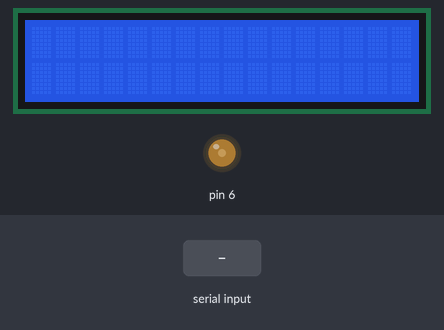
The sketch below on a simulated Arduino Uno, built with avr-gcc and run on an emulated ATmega328P. Shown: 16×2 character LCD, output pins drawn as LEDs (lit = HIGH). The test bench sets the inputs (shaded band).

Above: at 1.2 s.
1.3 s: "1" received over Serial
At 2.7 s:
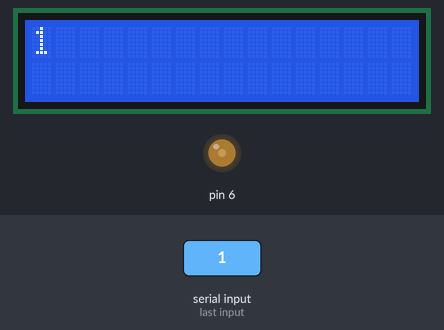
3.8 s: "0" received over Serial
At 5.8 s:
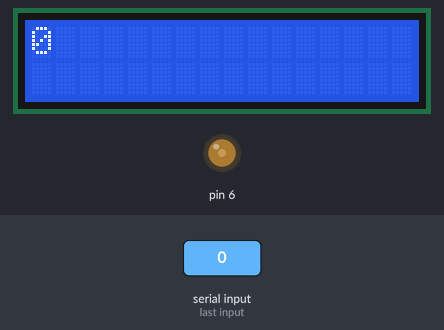
6.3 s: "2" received over Serial
At 7.7 s:
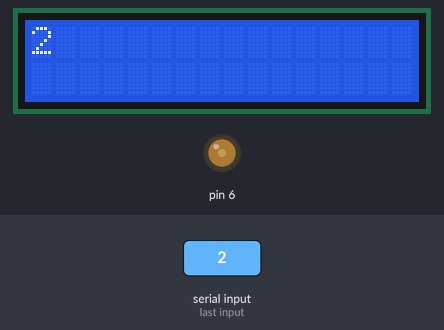
Timing chart, 0 to 9.3 s (numbered marks = the images above; inputs shaded):
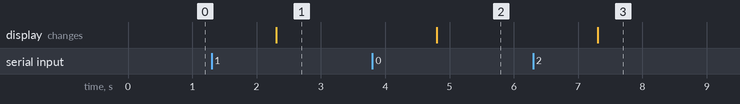

Measured:
- after the input at 1.3 s, the display: changes after 1.0 s (image 1)
- after the input at 3.8 s, the display: changes after 1.0 s (image 2)
- after the input at 6.3 s, the display: changes after 1.0 s (image 3)

The sketch:

lcd_control.ino
```cpp
#include <LiquidCrystal.h>
int Contrast = 75;
LiquidCrystal lcd(12, 11, 5, 4, 3, 2);
String getValue(String data, char separator, int index)
{
  int found = 0;
  int strIndex[] = { 0, -1 };
  int maxIndex = data.length() - 1;

  for (int i = 0; i <= maxIndex && found <= index; i++) {
    if (data.charAt(i) == separator || i == maxIndex) {
      found++;
      strIndex[0] = strIndex[1] + 1;
      strIndex[1] = (i == maxIndex) ? i + 1 : i;
    }
  }
  return found > index ? data.substring(strIndex[0], strIndex[1]) : "";
}

void setup() {
  analogWrite(6, Contrast);
  lcd.begin(16, 2);
  Serial.begin(115200);
}

void loop() {
  if (Serial.available()) {
    String data = Serial.readString();
    writeLcd(getValue(data, ':', 0), getValue(data, ':', 1));
  }
}
  void writeLcd(String line1, String line2) {
    lcd.clear();
    lcd.setCursor(0, 0);
    lcd.print(line1);
    lcd.setCursor(0, 1);
    lcd.print(line2);
    delay(500);
  }
```
